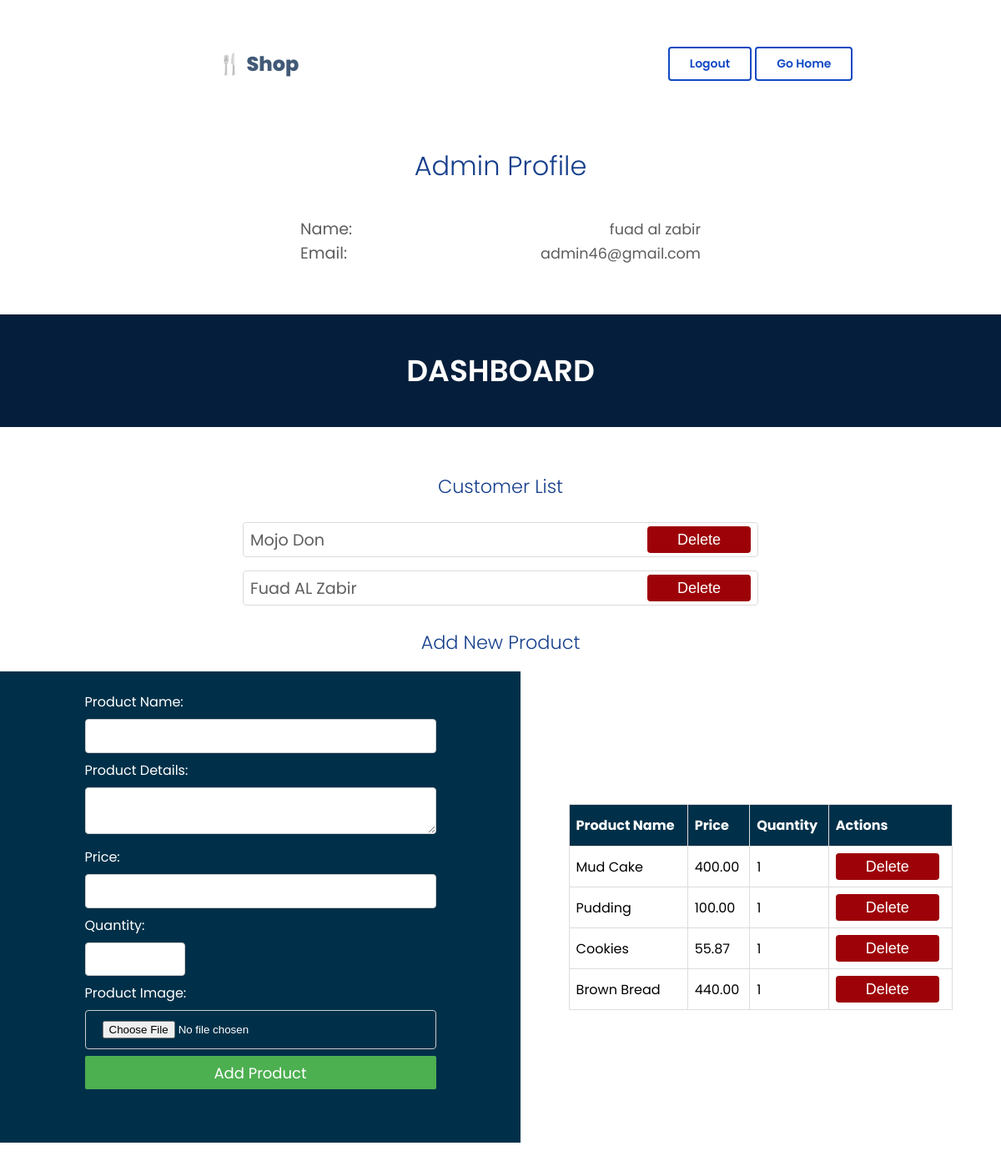
The page /user/ (signed in) on the database its author committed.
### store/models.py (models this page shows, shortened)
class User(AbstractBaseUser, PermissionsMixin):  # Inherit PermissionsMixin
    email = models.EmailField(unique=True)
    full_name = models.CharField(max_length=255)
    address = models.CharField(max_length=255)
    phone_number = models.CharField(max_length=15)
    is_active = models.BooleanField(default=True)
    is_staff = models.BooleanField(default=False)
    is_superuser = models.BooleanField(default=False)
    objects = CustomUserManager()
    USERNAME_FIELD = 'email'
    REQUIRED_FIELDS = ['full_name', 'address', 'phone_number']

class Product(models.Model):
    name = models.CharField(max_length=100)
    details = models.TextField(blank=True, null=True)
    image = models.ImageField(upload_to='product_images/', blank=True, null=True)
    price = models.DecimalField(max_digits=10, decimal_places=2)
    quantity = models.PositiveIntegerField(default=1)

### store/views.py (the view)
# urls.py: path('user/', views.user_view, name='user'),
@login_required
def user_view(request):
    users = User.objects.all()
    products = Product.objects.all()
    return render(request, 'user.html', {'users': users, 'products': products})

### store/templates/user.html (shortened to what this page needs)
{% load static %}
<!DOCTYPE html>
<html lang="en">
<head>
  <link rel="stylesheet" href="{% static 'css/user.css' %}">
</head>
<body>
  <nav>
    <div class="logo" >&#127860; Shop</div>
      <div class="nav-r">
        {% if user.is_authenticated %}
        <a href="{% url 'logout' %}">Logout</a>
        <a href="{% url 'home' %}">Go Home</a>
        {% else %}
        <a href="/register/">Register</a>  <a href="/login/">Login</a>
        {% endif %}
      </div>
  </nav>
{% if user.is_superuser %}
<div class="user">
  <h1>Admin Profile</h1>
  <div class="user_info_sec">
    <div class="user_info"><span class="label">Name:</span>  <span class="label_info">{{ user.full_name }}</span>   </div>
    <div class="user_info"><span class="label">Email:</span> <span class="label_info"> {{user.email}} </span>       </div>
  </div>
</div>
{% endif %}
<div class="hero">
  DASHBOARD
</div>
{% if user.is_superuser %}
<div class="user-delete-DB">
  <div ><h2>Customer List</h2></div>
  {% for user in users %}
    {% if not user.is_superuser %}
      <div class="user-entry">
        <div class="label">{{ user.full_name }}</div>
        <form method="POST" action="{% url 'delete_user' user.id %}">
          <button  type="submit" name="action" value="del_user" id="danger">Delete</button>
        </form>
      </div>
    {% endif %}
  {% endfor %}
  <h2>Add New Product</h2>
  <div id="product-ops">
  <div id="form-p">
<form action="{% url 'add_product' %}" method="post" enctype="multipart/form-data">
  <div>
    <label for="name">Product Name:</label>
    <input class="input-p" type="text" id="name" name="name" required>
  </div>
  <div>
    <label for="details">Product Details:</label>
    <textarea class="input-p" id="details" name="details"></textarea>
  </div>
  <div>
    <label for="price">Price:</label>
    <input class="input-p" type="number" id="price" name="price" step="0.01" required>
  </div>
  <div>
    <label for="quantity">Quantity:</label>
    <input class="input-p"  type="number" id="quantity" name="quantity" min="1" required>
  </div>
  <div>
    <label for="image">Product Image:</label>
    <input class="input-p" type="file" id="image" name="image">
  </div>
  <button id="add-p" type="submit" name="action" value="add_prod">Add Product</button>
</form>
</div>
<div id="table-p">
  <table  id="products">
    <thead>
        <tr>
            <th>Product Name</th>
            <th>Price</th>
            <th>Quantity</th>
            <th>Actions</th>
        </tr>
    </thead>
    <tbody>
        {% for product in products %}
        <tr>
            <td>{{ product.name }}</td>
            <td>{{ product.price }}</td>
            <td>{{ product.quantity }}</td>
            <td>
                <form action="{% url 'delete_product' product.id %}" method="post" style="display:inline;">
                    <button type="submit" name="action" value="del_prod" id="danger2">Delete</button>
                </form>
            </td>
        </tr>
        {% endfor %}
    </tbody>
</table>
</div>
</div>
</div>
{% endif %}
</body>
</html>

### static/css/user.css (style rules this page uses)
body { padding: 0; margin: 0; }
nav { width: 100%; display: flex; align-items: center; justify-content: center; margin: 40px 0 40px 0; }
.nav-r { width: 50%; display: flex; align-items: center; justify-content: center; }
.logo { color: #415a77; font-weight: 800; font-size: 24px; margin: 1.2rem; display: flex; justify-content: center; align-items: center; width: 50%; }
a { color: #1149c4; margin-left: 4px; font-weight: 600; font-size: 14px; text-decoration: none; border: 2px solid #1149c4; padding: 8px 24px; border-radius: 4px; }
h1 { font-weight: 300; font-size: 2rem; color: #143e8b; }
h2 { font-weight: 300; font-size: 1.4rem; color: #143e8b; }
.label { color: #5d5e5f; font-size: 1.2rem; }
.user_info_sec { display: flex; flex-direction: column; margin: 16px 0px; align-items: center; justify-content: center; width: 100%; }
.user_info { font-size: 1.1rem; color: #5c5d5e; width: 40%; display: flex; align-items: center; justify-content: space-between; }
.user { width: 100%; display: flex; flex-direction: column; align-items: center; justify-content: center; }
.hero { width: 100%; margin: 1.2rem 0 0 0; background: #051e3b; color: #fff; display: flex; align-items: center; justify-content: center; height: 200px; font-weight: 600; font-size: 36px; }
button[type=submit] { width: 44px; height: 24px; padding: 8px 16px; }
body { font-family: "Poppins", serif; font-weight: 400; }

### store/templates/user.html (style rules this page uses)
body { font-family: "Poppins", serif; font-weight: 400; }
.hero { height: 8.4rem; }
#danger { border: none; width: 124px; height: 24px; display: flex; align-items: center; justify-content: center; padding: 16px 40px; background: #9d0208; color: #fff; font-size: 18px; font-weight: 300; border-radius: 4px; cursor: pointer; }
#danger2 { border: none; width: 124px; height: 24px; display: flex; align-items: center; justify-content: center; padding: 16px 40px; background: #9d0208; color: #fff; font-size: 18px; font-weight: 300; border-radius: 4px; cursor: pointer; }
.user-entry { display: flex; align-items: center; width: 100%; justify-content: space-between; }
.user-delete-DB { width: 100%; display: flex; flex-direction: column; align-items: center; margin: 2.2rem 0rem; }
.user-entry { border: 1px solid gainsboro; width: 50%; border-radius: 4px; padding: 4px 8px; margin: 8px 0; }
#quantity { display: flex; align-items: center; justify-content: center; width: 120px; height: 40px; }
#products { border-collapse: collapse; width: 80%; }
#products td, #products th { border: 1px solid #ddd; padding: 8px; }
#products th { padding-top: 12px; padding-bottom: 12px; text-align: left; background-color: #003049; color: white; }
.input-p, select { width: 100%; padding: 12px 20px; margin: 8px 0; display: inline-block; border: 1px solid #ccc; border-radius: 4px; box-sizing: border-box; }
#add-p { width: 100%; height: 40px; background-color: #4CAF50; color: white; padding: 14px 20px; margin-bottom: 40px; border: none; border-radius: 2px; cursor: pointer; display: flex; align-items: center; justify-content: center; font-family: 'Poppins'; font-size: 18px; }
#form-p { background: #003049; padding: 24px; color: #fff; width: 100%; display: flex; align-items: center; justify-content: center; }
#table-p { width: 100%; display: flex; align-items: center; justify-content: center; }
#product-ops { width: 100%; display: flex; align-items: center; justify-content: space-between; }

### rows shown on the page
User: full_name "fuad al zabir", email "admin46@gmail.com"
User: full_name "Mojo Don"
User: full_name "Fuad AL Zabir"
Product: name "Mud Cake", price "400.00", quantity "1"
Product: name "Pudding", price "100.00", quantity "1"
Product: name "Cookies", price "55.87", quantity "1"
Product: name "Brown Bread", price "440.00", quantity "1"
